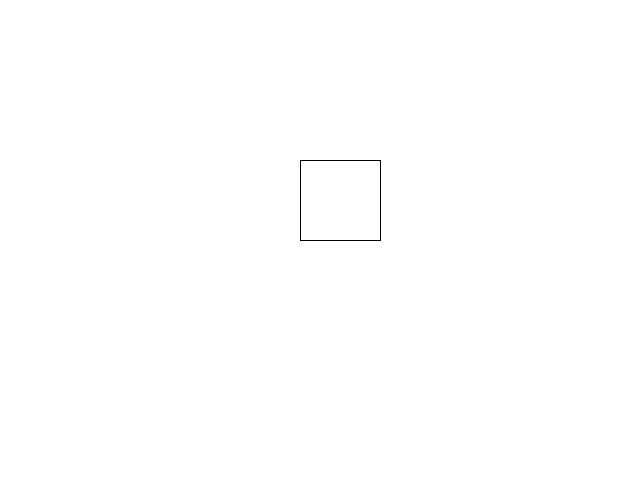
Frame 1 (no input)
Frame 60 (the mouse pressed at the canvas centre just before this capture): identical to frame 1, image omitted
Frame 120 (the mouse held since frame 60 and released just before this capture): identical to frame 1, image omitted

The Processing sketch that drew this single still picture (run headless with seeded random() and noise(); from frame 60 on, the mouse is pressed at the canvas centre):

// Processing sketch: sketch_130227a
// ── sketch_130227a.pde
void setup() {
  size(640, 480);
  background(255, 255, 255);
}

void draw() {
  // this is going to be... anticlimactic
  rect(300, 160, 80, 80); 
}
